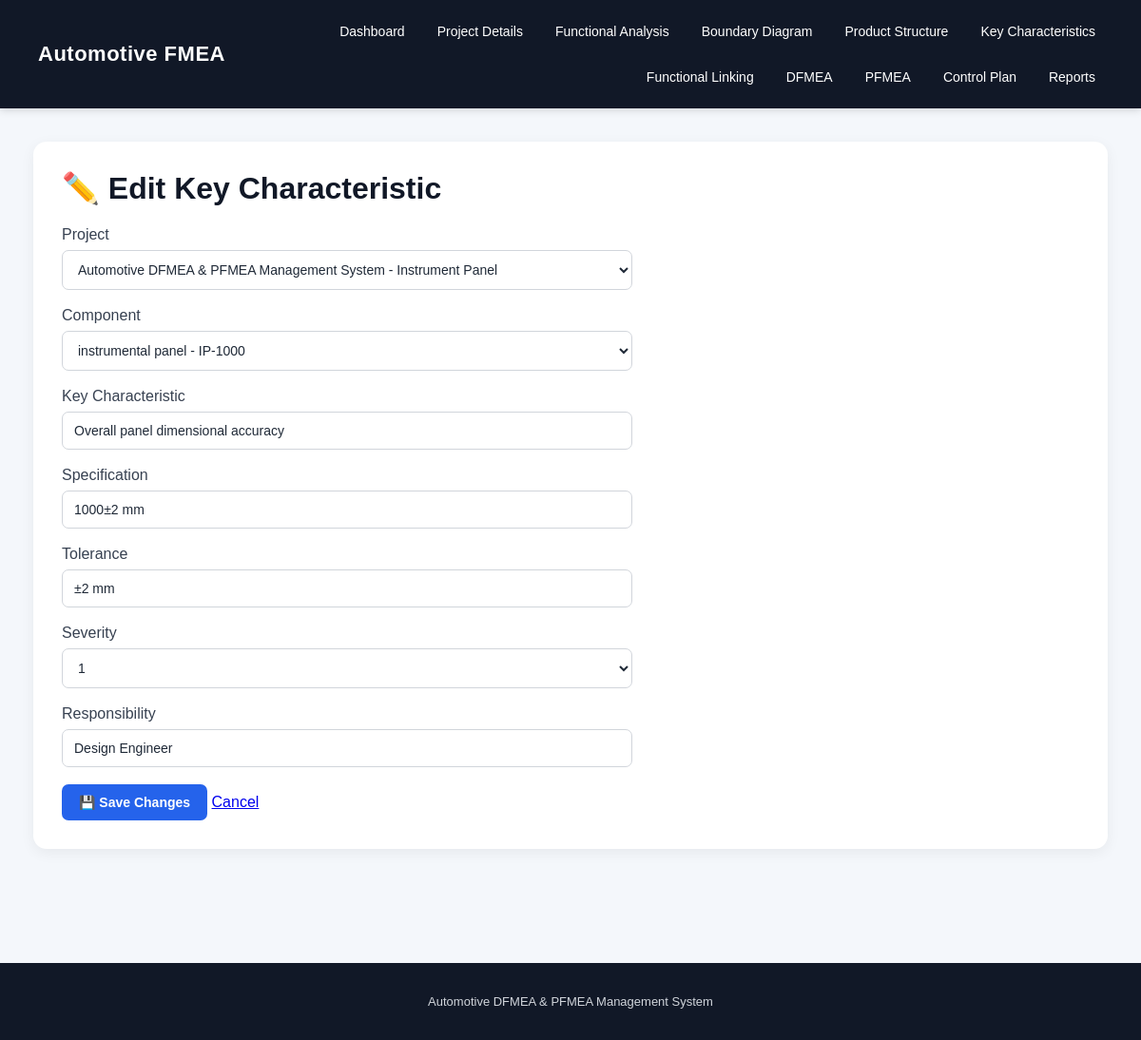
The page /key-characteristics/edit/2 (signed in) on the database its author committed.
### tables this page shows
CREATE TABLE key_characteristics (
            id INTEGER PRIMARY KEY AUTOINCREMENT,
            project_id INTEGER,
            component_id INTEGER,
            characteristic TEXT,
            specification TEXT,
            tolerance TEXT,
            severity INTEGER,
            responsibility TEXT,
            FOREIGN KEY (project_id) REFERENCES projects(id),
            FOREIGN KEY (component_id) REFERENCES product_structure(id)
        );

CREATE TABLE projects (
            id INTEGER PRIMARY KEY AUTOINCREMENT,
            project_name TEXT NOT NULL,
            product_name TEXT,
            customer TEXT,
            project_number TEXT,
            created_date TEXT
        , oem_name TEXT DEFAULT 'Generic', compliance_mode TEXT DEFAULT 'AIAG-VDA 2019');

CREATE TABLE product_structure (
            id INTEGER PRIMARY KEY AUTOINCREMENT,
            project_id INTEGER NOT NULL,
            parent_id INTEGER,
            component_name TEXT NOT NULL,
            component_type TEXT,
            label TEXT,
            part_number TEXT,
            level INTEGER DEFAULT 0,
            description TEXT,
            FOREIGN KEY (project_id) REFERENCES projects(id),
            FOREIGN KEY (parent_id) REFERENCES product_structure(id)
        );

### app.py (the view, shortened to what this page needs)
@app.route(
    "/key-characteristics/edit/<int:record_id>",
    methods=["GET", "POST"]
)
def edit_key_characteristic(record_id):
    conn = get_db()
    record = conn.execute(
        """
        SELECT *
        FROM key_characteristics
        WHERE id = ?
        """,
        (record_id,)
    ).fetchone()
    if record is None:
        conn.close()
        return "Key Characteristic record not found", 404
    projects = conn.execute(
        """
        SELECT
            id,
            project_name,
            product_name
        FROM projects
        ORDER BY id DESC
        """
    ).fetchall()
    components = conn.execute(
        """
        SELECT
            id,
            project_id,
            component_name,
            component_type,
            label,
            part_number,
            level
        FROM product_structure
        WHERE project_id = ?
        ORDER BY level, id
        """,
        (record["project_id"],)
    ).fetchall()
    conn.close()
    return render_template(
        "edit_key_characteristics.html",
        record=record,
        projects=projects,
        components=components
    )

### app.py (called while the page is built)
def get_db():
    os.makedirs("database", exist_ok=True)
    conn = sqlite3.connect(DATABASE)
    conn.row_factory = sqlite3.Row
    return conn

@app.before_request
def require_login():
    if request.endpoint in {"login", "static"}:
        return
    if "user_id" not in session:
        return redirect(url_for("login"))

### templates/edit_key_characteristics.html (shortened to what this page needs)
{% extends "base.html" %}
{% block content %}
<div class="container">
    <h1>✏️ Edit Key Characteristic</h1>
    <form method="POST">
        <label>Project</label>
        <select name="project_id" required>
            {% for project in projects %}
            <option
                value="{{ project.id }}"
                {% if record.project_id == project.id %}selected{% endif %}
            >
                {{ project.project_name }}
                {% if project.product_name %}
                - {{ project.product_name }}
                {% endif %}
            </option>
            {% endfor %}
        </select>
        <br><br>
        <label>Component</label>
        <select name="component_id" required>
            {% for component in components %}
            <option
                value="{{ component.id }}"
                {% if record.component_id == component.id %}selected{% endif %}
            >
                {{ component.component_name }}
                {% if component.part_number %}
                - {{ component.part_number }}
                {% endif %}
            </option>
            {% endfor %}
        </select>
        <br><br>
        <label>Key Characteristic</label>
        <input
            type="text"
            name="characteristic"
            value="{{ record.characteristic or '' }}"
            required
        >
        <br><br>
        <label>Specification</label>
        <input
            type="text"
            name="specification"
            value="{{ record.specification or '' }}"
        >
        <br><br>
        <label>Tolerance</label>
        <input
            type="text"
            name="tolerance"
            value="{{ record.tolerance or '' }}"
        >
        <br><br>
        <label>Severity</label>
        <select name="severity">
            {% for i in range(1, 11) %}
            <option
                value="{{ i }}"
                {% if record.severity|string == i|string %}selected{% endif %}
            >
                {{ i }}
            </option>
            {% endfor %}
        </select>
        <br><br>
        <label>Responsibility</label>
        <input
            type="text"
            name="responsibility"
            value="{{ record.responsibility or '' }}"
        >
        <br><br>
        <button type="submit">
            💾 Save Changes
        </button>
        <a
            href="{{ url_for('key_characteristics', project_id=record.project_id) }}"
            class="edit-btn"
        >
            Cancel
        </a>
    </form>
</div>
{% endblock %}

### static/css/style.css (style rules this page uses)
* { box-sizing: border-box; }
body { margin: 0; font-family: Arial, Helvetica, sans-serif; background: #f4f7fb; color: #1f2937; }
.primary-btn, button { display: inline-block; background: #2563eb; color: white; border: none; padding: 11px 18px; border-radius: 7px; cursor: pointer; text-decoration: none; font-size: 14px; font-weight: 600; transition: background 0.2s, transform 0.15s; }
.container { max-width: 1250px; margin: auto; background: white; padding: 30px; border-radius: 14px; box-shadow: 0 4px 15px rgba(0, 0, 0, 0.06); overflow-x: auto; }
.container h1 { margin-top: 0; color: #111827; }
form { margin-top: 15px; }
label { display: block; margin-bottom: 7px; color: #374151; font-weight: 500; }
input, select, textarea { width: 100%; max-width: 600px; padding: 11px 12px; border: 1px solid #d1d5db; border-radius: 7px; font-size: 14px; background: white; color: #1f2937; }
input::placeholder, textarea::placeholder { color: #9ca3af; }
a { transition: color 0.2s; }

### rows shown on the page
key_characteristics: project_id "Automotive DFMEA & PFMEA Management System - Instrument Panel", component_id "instrumental panel - IP-1000", characteristic "Overall panel dimensional accuracy", specification "1000±2 mm", tolerance "±2 mm", severity "1", responsibility "Design Engineer"
